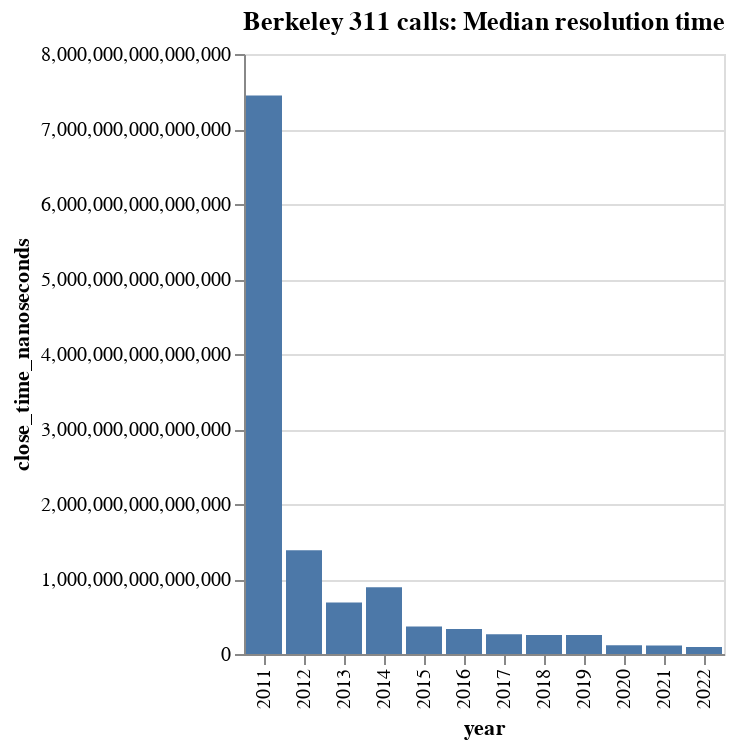

Write notebook code for a chart like this one.
### Code cell
alt.Chart(median_close_time[['year', 'close_time_nanoseconds']]).mark_bar().encode(
    x='year:O',
    y='close_time_nanoseconds',
).properties(
    title='Berkeley 311 calls: Median resolution time'
)

### Figure 1 — Vega-Lite specification as saved in the notebook (floating-point values rounded to 4 significant figures)
{"config": {"view": {"continuousWidth": 300, "continuousHeight": 300}}, "data": {"name": "data-4359a02447cd1ac97814ba1871e49fe2"}, "mark": {"type": "bar"}, "encoding": {"x": {"field": "year", "type": "ordinal"}, "y": {"field": "close_time_nanoseconds", "type": "quantitative"}}, "title": "Berkeley 311 calls: Median resolution time", "$schema": "https://vega.github.io/schema/vega-lite/v5.8.0.json", "datasets": {"data-4359a02447cd1ac97814ba1871e49fe2": [{"year": 2011, "close_time_nanoseconds": 7447902000000000}, {"year": 2012, "close_time_nanoseconds": 1382203000000000}, {"year": 2013, "close_time_nanoseconds": 686692000000000}, {"year": 2014, "close_time_nanoseconds": 888919000000000}, {"year": 2015, "close_time_nanoseconds": 367948500000000}, {"year": 2016, "close_time_nanoseconds": 333845000000000}, {"year": 2017, "close_time_nanoseconds": 263913000000000}, {"year": 2018, "close_time_nanoseconds": 252812500000000}, {"year": 2019, "close_time_nanoseconds": 254351000000000}, {"year": 2020, "close_time_nanoseconds": 116220000000000}, {"year": 2021, "close_time_nanoseconds": 112156000000000}, {"year": 2022, "close_time_nanoseconds": 94765500000000}]}}
